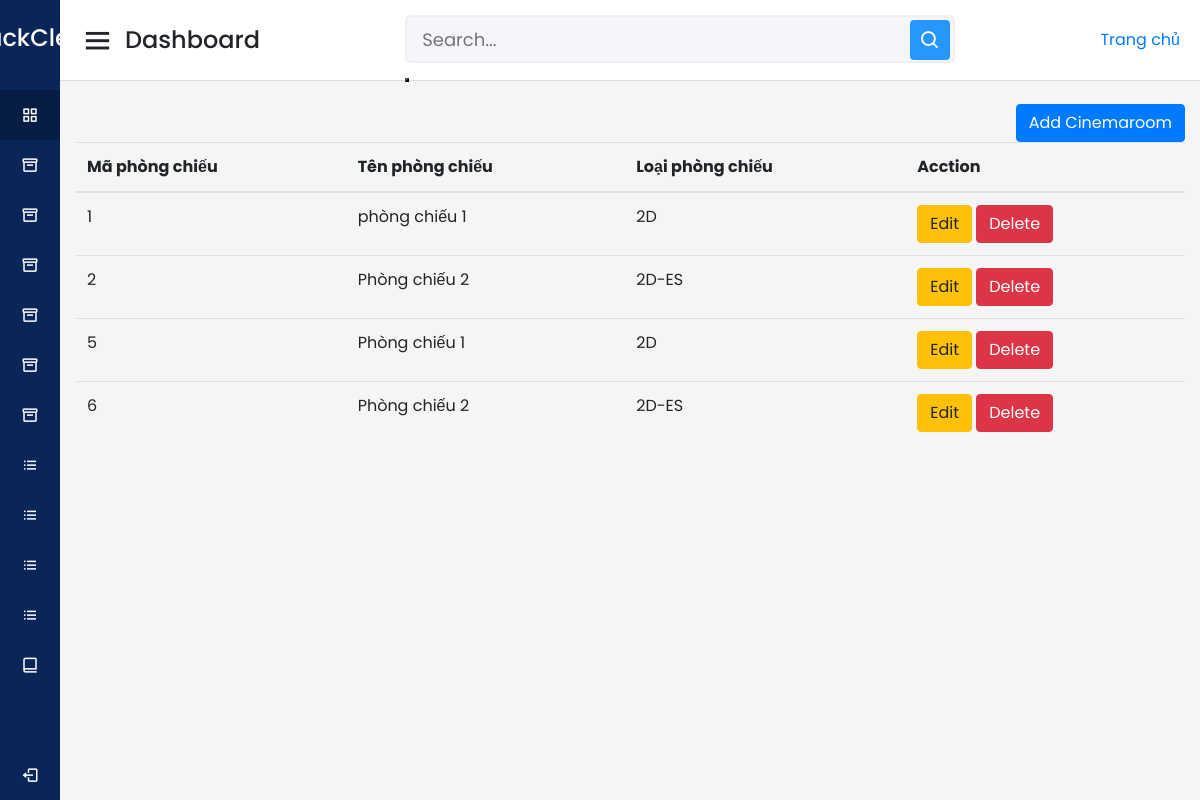
Screenshot of /admin/index.php?act=showpc (signed in) with the database file from the repository.
### tables this page shows
CREATE TABLE `phong_chieu` (
  `id_phong_chieu` int(11) NOT NULL,
  `ten_phong_chieu` text NOT NULL,
  `loai_phong_chieu` text NOT NULL,
  `id_rap` int(11) NOT NULL,
  `id_gia_ve` int(11) NOT NULL
);

### model/pdo.php (called while the page is built, shortened)
<?php
function pdo_get_connection(){
    $dburl = "mysql:host=localhost;dbname=duan1_fpoly_2023;charset=utf8";
    $username = 'root';
    $password = '';
    $conn = new PDO($dburl, $username, $password);
    $conn->setAttribute(PDO::ATTR_ERRMODE, PDO::ERRMODE_EXCEPTION);
    return $conn;
}
function pdo_query($sql){
    $sql_args = array_slice(func_get_args(), 1);
    try{
        $conn = pdo_get_connection();
        $stmt = $conn->prepare($sql);
        $stmt->execute($sql_args);
        $rows = $stmt->fetchAll();
        return $rows;
    }
    catch(PDOException $e){
        throw $e;
    }
    finally{
        unset($conn);
    }
}

### model/cinemaroom.php (called while the page is built, shortened)
<?php
function show_pc() {
    $sql = "SELECT rap.*,phong_chieu.*
            FROM phong_chieu
            INNER JOIN rap ON phong_chieu.id_rap = rap.id_rap
    ";
    $result=pdo_query($sql);
    return $result;
}
?>

### admin/phongchieu/show.php (the view, shortened to what this page needs)
<section class="content">
        <div class="container-fluid">
          <a class="float-right" href="index.php?act=addpc"><button class="btn btn-primary" type="button">Add Cinemaroom</button></a>
          <table class="table">
            <thead>
              <tr>
              <th scope="col">Mã phòng chiếu</th>
            <th scope="col">Tên phòng chiếu</th>
            <th scope="col">Loại phòng chiếu</th>
            <th scope="col">Acction</th>
              </tr>
            </thead>
            <tr>
            <?php
    foreach ($result as  $row) {
    ?>
        <tr>
            <td><?php echo $row['id_phong_chieu']; ?></td>
            <td><?php echo $row['ten_phong_chieu']; ?></td>
            <td><?php echo $row['loai_phong_chieu']; ?></td>
            <td>
            <a href="index.php?act=update_query_pc&id_phong_chieu=<?php echo $row['id_phong_chieu']; ?>"><button class="btn btn-warning">Edit</button></a>
            <a href="index.php?act=delete_pc&id_phong_chieu=<?php echo $row['id_phong_chieu']; ?>"><button onclick="return confirm('Ban muon xoa khong?')" class="btn btn-danger">Delete</button></a>
            </td>
        </tr>
    <?php
    }
    ?>
          </table>
        </div>
      </section>

### Assets/css/admin.css (style rules this page uses)
* { margin: 0; padding: 0; box-sizing: border-box; font-family: 'Poppins', sans-serif; }

### rows the page displays
phong_chieu: id_phong_chieu "1", ten_phong_chieu "phòng chiếu 1", loai_phong_chieu "2D"
phong_chieu: id_phong_chieu "2", ten_phong_chieu "Phòng chiếu 2", loai_phong_chieu "2D-ES"
phong_chieu: id_phong_chieu "5", ten_phong_chieu "Phòng chiếu 1", loai_phong_chieu "2D"
phong_chieu: id_phong_chieu "6", ten_phong_chieu "Phòng chiếu 2", loai_phong_chieu "2D-ES"
